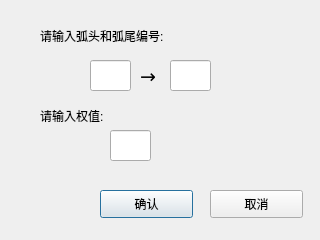
<?xml version="1.0" encoding="UTF-8"?>
<ui version="4.0">
 <class>Dialog_in_ar</class>
 <widget class="QDialog" name="Dialog_in_ar">
  <property name="geometry">
   <rect>
    <x>0</x>
    <y>0</y>
    <width>320</width>
    <height>240</height>
   </rect>
  </property>
  <property name="windowTitle">
   <string>Dialog</string>
  </property>
  <property name="modal">
   <bool>true</bool>
  </property>
  <widget class="QLineEdit" name="lineEdit">
   <property name="geometry">
    <rect>
     <x>90</x>
     <y>60</y>
     <width>41</width>
     <height>31</height>
    </rect>
   </property>
  </widget>
  <widget class="QLineEdit" name="lineEdit_2">
   <property name="geometry">
    <rect>
     <x>170</x>
     <y>60</y>
     <width>41</width>
     <height>31</height>
    </rect>
   </property>
  </widget>
  <widget class="QLabel" name="label">
   <property name="geometry">
    <rect>
     <x>40</x>
     <y>20</y>
     <width>211</width>
     <height>31</height>
    </rect>
   </property>
   <property name="text">
    <string>请输入弧头和弧尾编号:</string>
   </property>
  </widget>
  <widget class="QLabel" name="label_2">
   <property name="geometry">
    <rect>
     <x>140</x>
     <y>60</y>
     <width>31</width>
     <height>31</height>
    </rect>
   </property>
   <property name="font">
    <font>
     <family>Agency FB</family>
     <pointsize>14</pointsize>
    </font>
   </property>
   <property name="text">
    <string>→</string>
   </property>
  </widget>
  <widget class="QPushButton" name="pushButton">
   <property name="geometry">
    <rect>
     <x>100</x>
     <y>190</y>
     <width>93</width>
     <height>28</height>
    </rect>
   </property>
   <property name="text">
    <string>确认</string>
   </property>
  </widget>
  <widget class="QPushButton" name="pushButton_2">
   <property name="geometry">
    <rect>
     <x>210</x>
     <y>190</y>
     <width>93</width>
     <height>28</height>
    </rect>
   </property>
   <property name="text">
    <string>取消</string>
   </property>
  </widget>
  <widget class="QLabel" name="label_3">
   <property name="geometry">
    <rect>
     <x>40</x>
     <y>100</y>
     <width>211</width>
     <height>31</height>
    </rect>
   </property>
   <property name="text">
    <string>请输入权值:</string>
   </property>
  </widget>
  <widget class="QLineEdit" name="lineEdit_3">
   <property name="geometry">
    <rect>
     <x>110</x>
     <y>130</y>
     <width>41</width>
     <height>31</height>
    </rect>
   </property>
  </widget>
 </widget>
 <resources/>
 <connections/>
</ui>
